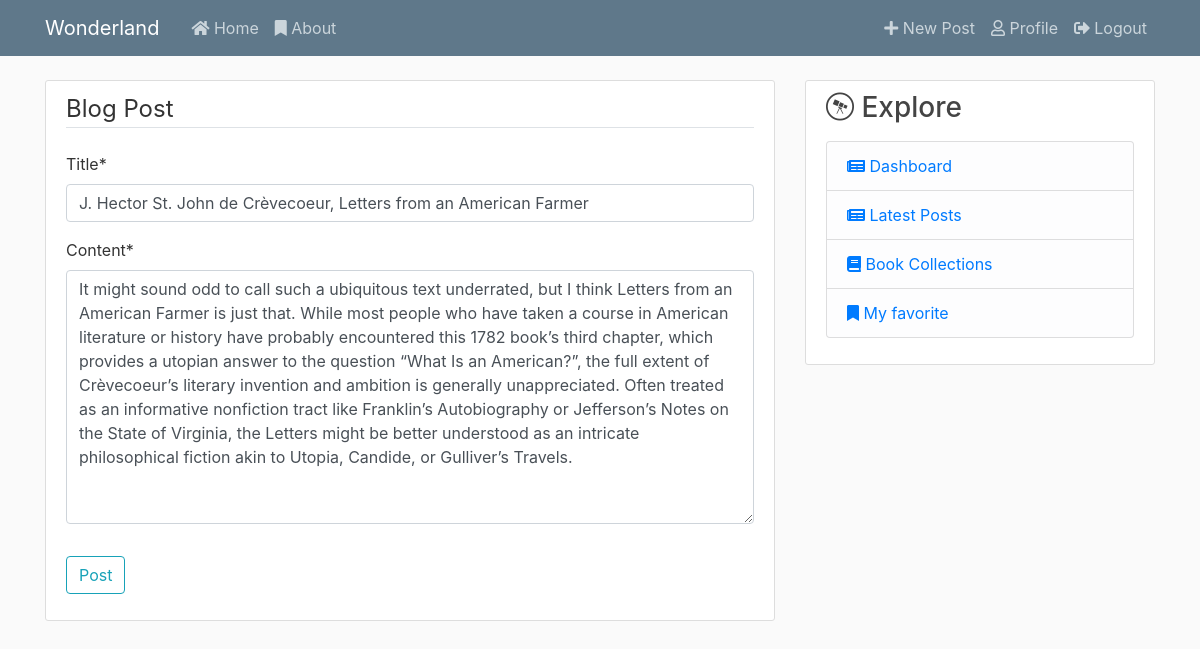
The page /post/4/update (signed in) on the database its author committed.
### blog/models.py (models this page shows, shortened)
class Post(models.Model):
    title = models.CharField(max_length=100)
    content = models.TextField()
    date_posted = models.DateTimeField(default=timezone.now)
    author = models.ForeignKey(User, on_delete=models.CASCADE)
    likes = models.ManyToManyField(User, blank=True, related_name="post_likes")

### blog/views.py (the view, shortened to what this page needs)
# urls.py: path("post/<int:pk>/update", PostUpdateView.as_view(), name="post-update"),
class PostUpdateView(LoginRequiredMixin, UserPassesTestMixin, UpdateView):
    model = Post
    fields = ["title", "content"]
    def test_func(self):
        post = self.get_object()
        if self.request.user == post.author:
            return True
        return False

### blog/templates/blog/post_form.html (shortened to what this page needs)
{% extends "blog/base.html" %}
{% load crispy_forms_tags %}
{% block content %}
    <div class="content-section">
        <form method="POST" action="">
            <fieldset class="form-group">
                <legend class="border-bottom mb-4">Blog Post</legend>
                {{ form|crispy }}
            </fieldset>
            <div class="form-group">
                <button class="btn btn-outline-info" type="submit">Post</button>
            </div>
        </form>
    </div>
{% endblock %}

### blog/static/blog/main.css (style rules this page uses)
body { background: #fafafa; color: #333333; margin-top: 5rem; }
.content-section { background: #ffffff; padding: 10px 20px; border: 1px solid #dddddd; border-radius: 3px; margin-bottom: 20px; }

### rows shown on the page
Post: title "J. Hector St. John de Crèvecoeur, Letters from an American Farmer", content "It might sound odd to call such a ubiquitous text underrated, but I think Letters from an American Farmer is just that. While most people who have taken a course in American literature or history have probably encountered this 1782 book’s third chapter, which provides a utopian answer to the question “What Is an American?”, the full extent of Crèvecoeur’s literary invention and ambition is generally unappreciated. Often treated as an informative nonfiction tract like Franklin’s Autobiography or Jefferson’s Notes on the State of Virginia, the Letters might be better understood as an intricate philosophical fiction akin to Utopia, Candide, or Gulliver’s Travels."
